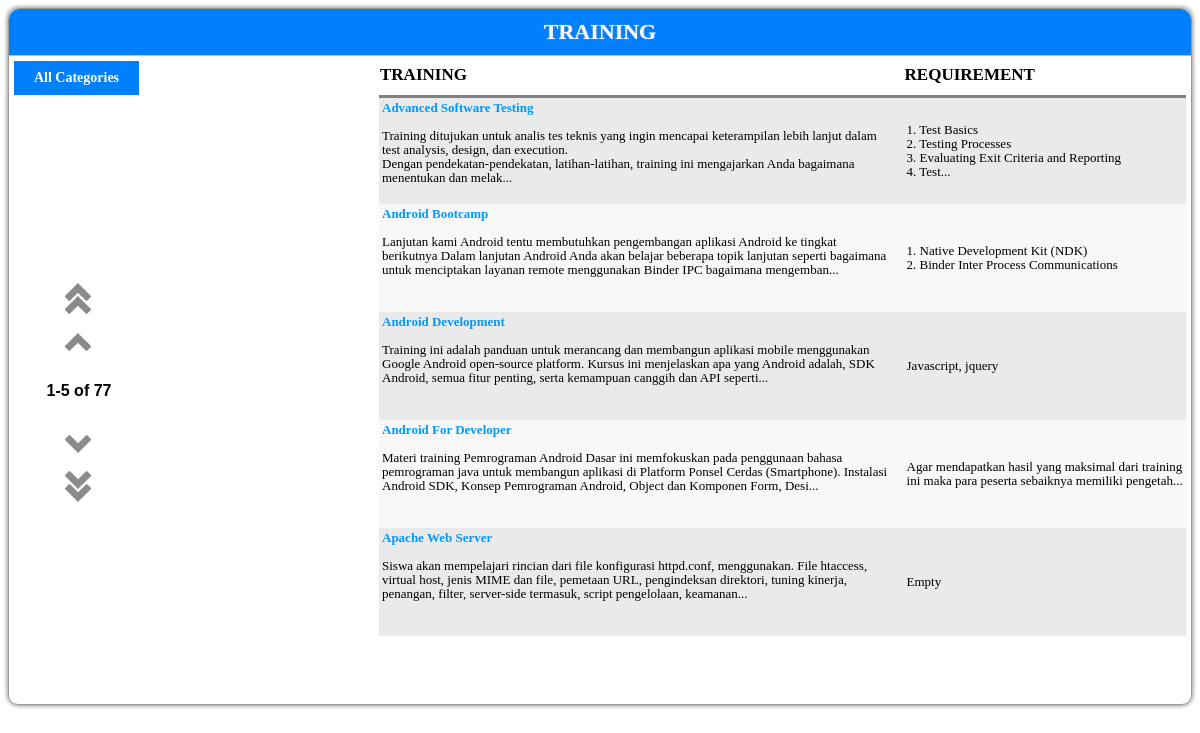
Screenshot of /pages/training.php with the database file from the repository.
### tables this page shows
CREATE TABLE IF NOT EXISTS `tb_judul` (
  `id_judul` int(11) NOT NULL AUTO_INCREMENT,
  `id_details_pelatihan` int(11) NOT NULL,
  `judul_training` varchar(50) NOT NULL,
  `durasi` varchar(50) NOT NULL,
  `jmlh_hari` varchar(100) NOT NULL,
  `peserta_min` int(200) NOT NULL,
  `ket` text NOT NULL,
  `syarat` text NOT NULL,
  PRIMARY KEY (`id_judul`)
);

### pages/training.php (the view, shortened to what this page needs)
<div id="container_page">
<p class="title_page">Training</p>
<p id="tit_kat_1">
<?php
if(isset($_GET['i']))
{
	$kat_pel=mysql_query("select * from tb_detail_pelatihan where id_details_pelatihan=$_GET[i]");
	$arr_kat=mysql_fetch_array($kat_pel);
	echo "$arr_kat[2]";
}
else
{echo "All Categories";}
?>
</p>
<?php
$color=1;
@$qry_cek=mysql_query("select * from tb_detail_pelatihan where id_details_pelatihan like '$_GET[i]%'");
if(mysql_num_rows($qry_cek)==0)
{echo "<script type='text/javascript'>self.location='index.php';</script>";}
elseif(@$_GET['i']=="")
{
	echo"
	<table class='table' >
	<thead>
		<tr>
			<th width='65%' height='40px'>Training</th>
			<th width='35%'>Requirement</th>
		</tr>
	</thead>
	<tbody>
	";
	$qry_jud=mysql_query("select * from tb_judul order by judul_training asc");
	while($arr_jud=mysql_fetch_array($qry_jud))
	{
	if($color %2==0){$bgcolor="#F8F8F8";}else{$bgcolor="#EAEAEA";}
	if (strlen($arr_jud['6']) > 250)
	{ $shortText = substr($arr_jud['6'], 0, 250); $shortText .= '...';}
	else
	{$shortText = $arr_jud['6'];}
	if($arr_jud['7']=="")
	{ $shortText1="Empty";}
	else
	{
		if (strlen($arr_jud['7']) > 100)
		{ $shortText1 = substr($arr_jud['7'], 0, 100); $shortText1 .= '...';}
		else
		{$shortText1 = $arr_jud['7'];}
	}
	echo "
	<tr style='background:$bgcolor'>
		<td style='vertical-align:sub; padding-right:15px'>
			<a href='index.php?page=det&t=$arr_jud[0]'>$arr_jud[2]</a><br><br>
			$shortText
		</td>
		<td>
			$shortText1
		</td>
	</tr>";
	$color++;
	}
	echo "
	</tbody>
	</table>
	<div id='control_pagination'>
		<div id='status'></div>
		<div id='paginate'></div>
	</div>
	";
}
?>
</div>

### pages/training.php (style rules this page uses)
#paginate { margin-top:-120px;display: inline-block; }
#control_pagination { border:0px solid gray; width:130px }
.table { width:807px; border:0px solid gray; margin:0px 5px 0px 0px; float:right;border-collapse: collapse; }
.table thead tr th { border-bottom:3px solid gray; text-transform:uppercase; font-size:17px; font-weight:bold; text-align:left }
.table tbody tr td { border:0px solid gray; font-size:13px; line-height:14px; padding:3px; height:108px; }
.table tbody tr td a { text-decoration:none; color:#2291FF; font-weight:bold; color:#0099FF }
#container_page { min-height:695px; border:1px solid #999; margin-bottom:5px; border-radius:10px; box-shadow:0px 0px 5px #666666 }
.title_page { margin:0; padding:10px; text-align:center; text-transform:uppercase; color:#F8F8F8; font-size:22px; font-weight:bold;border-radius:10px 10px 0px 0px; background:#007FFF; text-shadow:0px 0px 1px #CCCCCC; border-bottom:1px solid #C1C1C1 }
#tit_kat_1 { border:0px solid gray; cursor:pointer;font-weight:bold; font-size:14px; margin:5px 0px 0px 5px; padding:9px 0px 9px 0px; text-align:center; color:#FFFFFF; width:125px; position:absolute; background:#007FFF }

### rows the page displays
tb_judul: judul_training "Advanced Software Testing", ket "Training ditujukan untuk analis tes teknis yang ingin mencapai keterampilan lebih lanjut dalam test analysis, design, dan execution. Dengan pendekatan-pendekatan, latihan-latihan, training ini mengajarkan Anda bagaimana menentukan dan melak...", syarat "1. Test Basics 2. Testing Processes 3. Evaluating Exit Criteria and Reporting 4. Test..."
tb_judul: judul_training "Android Bootcamp", ket "Lanjutan kami Android tentu membutuhkan pengembangan aplikasi Android ke tingkat berikutnya Dalam lanjutan Android Anda akan belajar beberapa topik lanjutan seperti bagaimana untuk menciptakan layanan remote menggunakan Binder IPC bagaimana mengemban...", syarat "1. Native Development Kit (NDK) 2. Binder Inter Process Communications"
tb_judul: judul_training "Android Development", ket "Training ini adalah panduan untuk merancang dan membangun aplikasi mobile menggunakan Google Android open-source platform. Kursus ini menjelaskan apa yang Android adalah, SDK Android, semua fitur penting, serta kemampuan canggih dan API seperti...", syarat "Javascript, jquery"
tb_judul: judul_training "Android For Developer", ket "Materi training Pemrograman Android Dasar ini memfokuskan pada penggunaan bahasa pemrograman java untuk membangun aplikasi di Platform Ponsel Cerdas (Smartphone). Instalasi Android SDK, Konsep Pemrograman Android, Object dan Komponen Form, Desi...", syarat "Agar mendapatkan hasil yang maksimal dari training ini maka para peserta sebaiknya memiliki pengetah..."
tb_judul: judul_training "Apache Web Server", ket "Siswa akan mempelajari rincian dari file konfigurasi httpd.conf, menggunakan. File htaccess, virtual host, jenis MIME dan file, pemetaan URL, pengindeksan direktori, tuning kinerja, penangan, filter, server-side termasuk, script pengelolaan, keamanan...", syarat "Empty"
